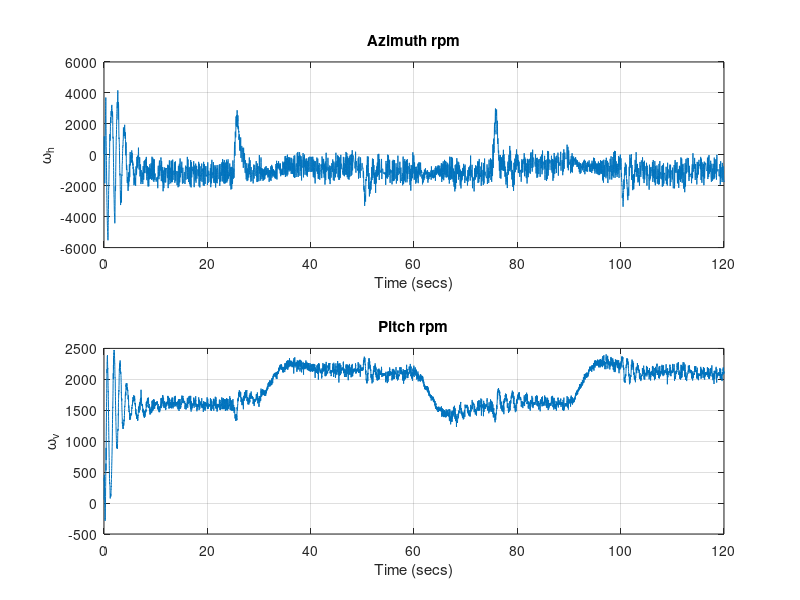
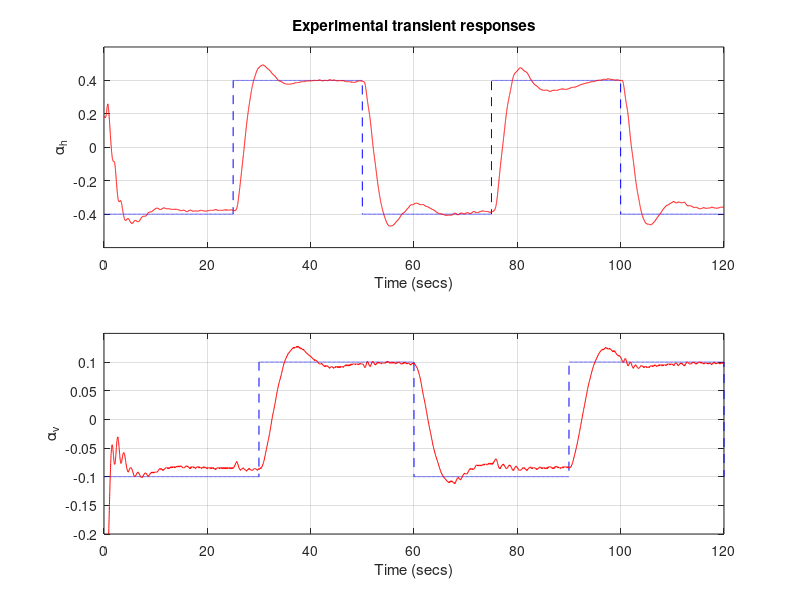
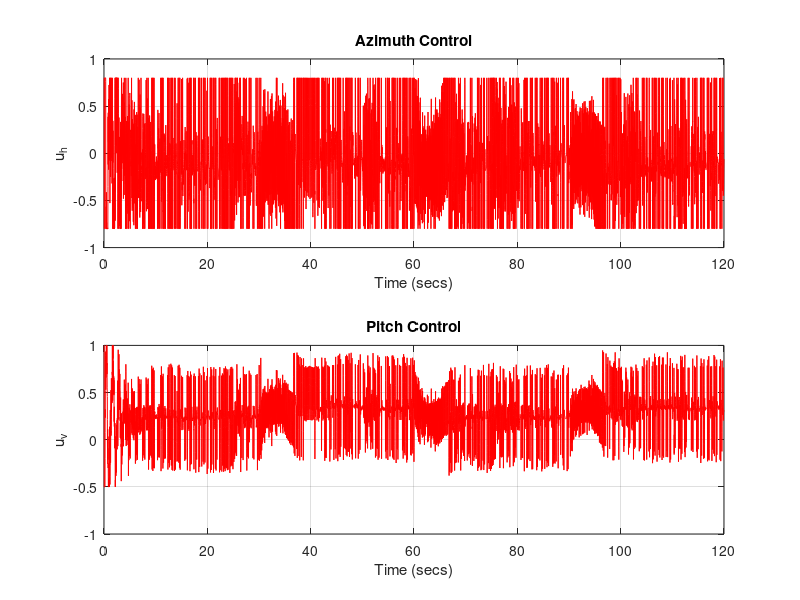

MATLAB code for these plots, in order: (Note: this script raises an error after producing the figures.)
% Plot the experimental results for Twin-Rotor Aerodynamic System

load TRAS_2dof_exper.mat
% Plot azimuth rpm
figure(1)
subplot(2,1,1)
plot(rt_RPM.time,rt_RPM.signals(1).values(:,1)), grid
xlabel('Time (secs)')
ylabel('\omega_h')
title('Azimuth rpm')

% Plot pich rpm
subplot(2,1,2)
plot(rt_RPM.time,rt_RPM.signals(1).values(:,2)), grid
xlabel('Time (secs)')
ylabel('\omega_v')
title('Pitch rpm')

% Plot azimuth angle and reference
figure(2)
subplot(2,1,1)
plot(rt_AngleReference1.time, ...
     rt_AngleReference1.signals(1).values(:,1),'b--', ...
     rt_AngleReference1.time, ...
     rt_AngleReference1.signals(1).values(:,2),'r-'), grid
axis([0 120 -0.6 0.6])  % alpha_h_ref = 0.4
%axis([0 120 -0.2 0.2]) % alpha_h_ref = 0.1
xlabel('Time (secs)')
ylabel('\alpha_h')
title('Experimental transient responses')

% Plot pitch angle and reference
subplot(2,1,2)
plot(rt_AngleReference1.time, ...
     rt_AngleReference1.signals(2).values(:,1),'b--', ...
     rt_AngleReference1.time, ...
     rt_AngleReference1.signals(2).values(:,2),'r-'), grid
axis([0 120 -0.2 0.15]) 
xlabel('Time (secs)')
ylabel('\alpha_v')

% Plot azimuth control action
figure(3)
subplot(2,1,1)
plot(rt_AngleCtrl2.time,rt_AngleCtrl2.signals(1).values,'r-'), grid
xlabel('Time (secs)')
ylabel('u_h')
title(rt_AngleCtrl2.signals(1).title)

% Plot pitch control action
subplot(2,1,2)
plot(rt_AngleCtrl3.time,rt_AngleCtrl3.signals(1).values,'r-'), grid
xlabel('Time (secs)')
ylabel('u_v')
title(rt_AngleCtrl3.signals(1).title)

% Plot filtrated control actions
% azimuth control action
time_1 = rt_AngleCtrl2.time; time_1 = [0; time_1];
control_1 = rt_AngleCtrl2.signals(1).values; control_1 = [0.8; control_1];
f_s = 0.24;
[num_1,den_1] = butter(1,2*pi*f_s,'s'); % 1st order Butterworth filter
[u_1,x_1] = lsim(num_1,den_1,control_1,time_1);
figure(4)
subplot(2,1,1)
plot(time_1,u_1,'r-'), grid
axis([0 120 -0.4 0.4])
xlabel('Time (secs)')
ylabel('u_h')
title('Azimuth control')
% pitch control action
time_2 = rt_AngleCtrl3.time;
control_2 = rt_AngleCtrl3.signals(1).values;
f_s = 0.16;
[num_2,den_2] = butter(1,2*pi*f_s,'s'); % 1st order Butterworth filter
[u_2,x_2] = lsim(num_2,den_2,control_2,time_2);
subplot(2,1,2)
plot(time_2,u_2,'r-'), grid
axis([0 120 0.1 0.5]) 
xlabel('Time (secs)')
ylabel('u_v')
title('Pitch control')
